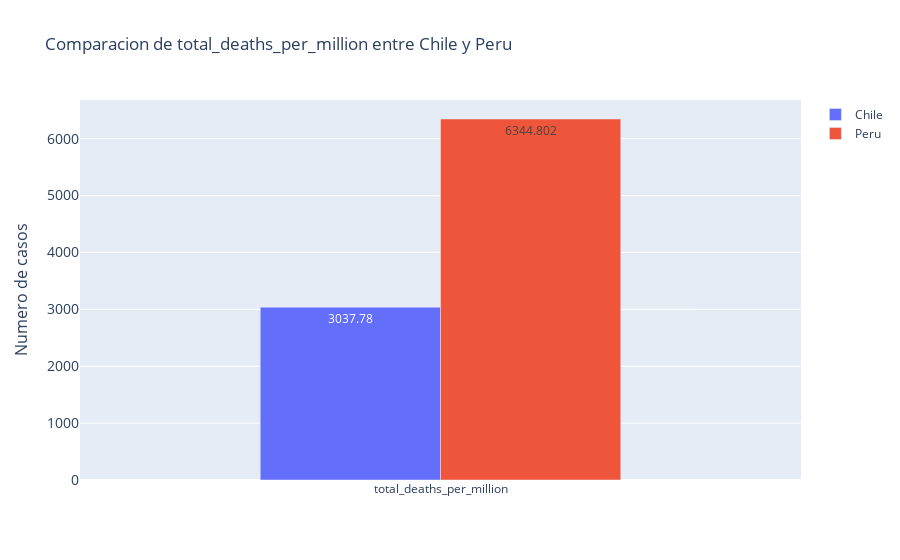

Notebook source saved alongside this figure:
### Code cell
bar_plot('Chile', 'Peru', 'total_deaths_per_million')

### Figure 1 — Plotly figure (JSON) as saved in the notebook; plotly's stock layout.template omitted (floating-point values rounded to 4 significant figures)
{"data": [{"name": "Chile", "text": "3037.78", "textposition": "auto", "type": "bar", "x": ["total_deaths_per_million"], "y": [3038.0]}, {"name": "Peru", "text": "6344.802", "textposition": "auto", "type": "bar", "x": ["total_deaths_per_million"], "y": [6345.0]}], "layout": {"autosize": false, "bargap": 0.5, "barmode": "group", "title": {"text": "Comparacion de total_deaths_per_million entre Chile y Peru"}, "yaxis": {"tickfont": {"size": 14}, "title": {"font": {"size": 16}, "text": "Numero de casos"}}}}
